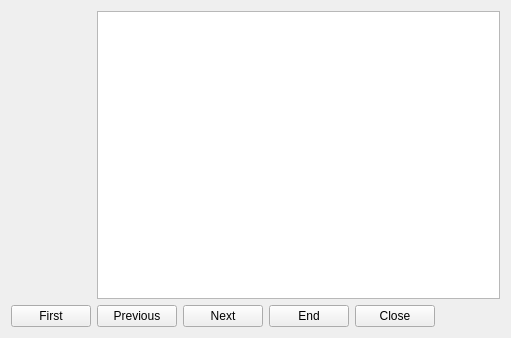
<?xml version="1.0" encoding="UTF-8"?>
<ui version="4.0">
 <class>QrExportWdgt</class>
 <widget class="QWidget" name="QrExportWdgt">
  <property name="geometry">
   <rect>
    <x>0</x>
    <y>0</y>
    <width>511</width>
    <height>338</height>
   </rect>
  </property>
  <property name="windowTitle">
   <string>Form</string>
  </property>
  <layout class="QVBoxLayout" name="verticalLayout">
   <item>
    <layout class="QVBoxLayout" name="vl4wdgt"/>
   </item>
   <item>
    <layout class="QGridLayout" name="gridLayout">
     <item row="0" column="0">
      <widget class="QLabel" name="lblPosition">
       <property name="text">
        <string/>
       </property>
       <property name="textInteractionFlags">
        <set>Qt::LinksAccessibleByMouse|Qt::TextSelectableByKeyboard|Qt::TextSelectableByMouse</set>
       </property>
      </widget>
     </item>
     <item row="1" column="4">
      <widget class="QPushButton" name="pbNext">
       <property name="text">
        <string>Next</string>
       </property>
       <property name="icon">
        <iconset resource="../res.qrc">
         <normaloff>:/katynko/svg/go-next.svg</normaloff>:/katynko/svg/go-next.svg</iconset>
       </property>
      </widget>
     </item>
     <item row="1" column="5">
      <widget class="QPushButton" name="pbEnd">
       <property name="text">
        <string>End</string>
       </property>
       <property name="icon">
        <iconset resource="../res.qrc">
         <normaloff>:/katynko/svg4/go-last.svg</normaloff>:/katynko/svg4/go-last.svg</iconset>
       </property>
      </widget>
     </item>
     <item row="1" column="2" colspan="2">
      <widget class="QPushButton" name="pbPrev">
       <property name="text">
        <string>Previous</string>
       </property>
       <property name="icon">
        <iconset resource="../res.qrc">
         <normaloff>:/katynko/svg/go-previous.svg</normaloff>:/katynko/svg/go-previous.svg</iconset>
       </property>
      </widget>
     </item>
     <item row="1" column="0">
      <widget class="QPushButton" name="pbFirst">
       <property name="text">
        <string>First</string>
       </property>
       <property name="icon">
        <iconset resource="../res.qrc">
         <normaloff>:/katynko/svg4/go-first.svg</normaloff>:/katynko/svg4/go-first.svg</iconset>
       </property>
      </widget>
     </item>
     <item row="1" column="7">
      <spacer name="horizontalSpacer">
       <property name="orientation">
        <enum>Qt::Horizontal</enum>
       </property>
       <property name="sizeHint" stdset="0">
        <size>
         <width>40</width>
         <height>20</height>
        </size>
       </property>
      </spacer>
     </item>
     <item row="1" column="6">
      <widget class="QPushButton" name="pbCancel">
       <property name="text">
        <string>Close</string>
       </property>
       <property name="icon">
        <iconset resource="../res.qrc">
         <normaloff>:/katynko/svg/dialog-cancel.svg</normaloff>:/katynko/svg/dialog-cancel.svg</iconset>
       </property>
      </widget>
     </item>
     <item row="0" column="2" colspan="6">
      <widget class="QPlainTextEdit" name="plainTextEdit">
       <property name="sizePolicy">
        <sizepolicy hsizetype="Preferred" vsizetype="Preferred">
         <horstretch>0</horstretch>
         <verstretch>0</verstretch>
        </sizepolicy>
       </property>
       <property name="readOnly">
        <bool>true</bool>
       </property>
      </widget>
     </item>
    </layout>
   </item>
  </layout>
 </widget>
 <resources>
  <include location="../res.qrc"/>
 </resources>
 <connections/>
</ui>
